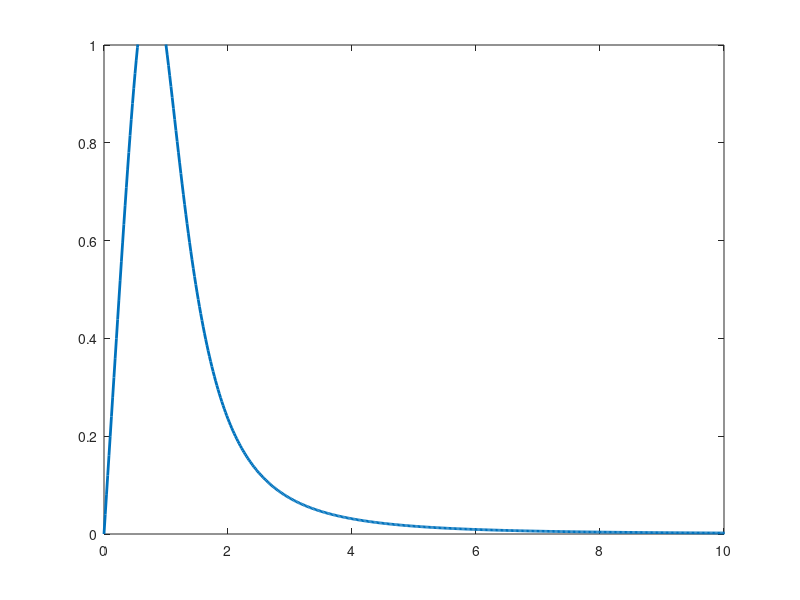

The MATLAB source for this figure: (Note: this script raises an error after producing the figure.)

function drug_Bt_Nbc
    dt = 0.02;
    dx = 0.02;

    x = 0:dx:20;
    t = 0:dt:3;

    Tmax = length(t);
    Xmax = length(x);

    D = 0.5;
    F = 2.0;

    L1 = D*dt/(dx)^2;
    L2 = dt/dx;

    u(:,1) = 0;
    u(:,Xmax) = 0;

    u(1 ,:) = (2.*x)./(1 + (x.^4)); plot(x,u(1 ,:) , 'linewidth',2); axis ([0 10 0 1]);
    hold on;

    for n = 1:(Tmax-1) for k = 2:(Xmax - 1)
        u(n,k) = -(L1 + L2)*u(n+1,k-1) + (2*L1 - L2 + 1)*u(n+1,k) -L1*u(n+1,k)
    end
        graph = n*dt
        if (graph==1 || graph==2 || graph==3)
            axis ([0 10 0 2]);
            plot(x,u(n,:),'linewidth',2);
            hold on;
        end
    end
    title('u(t,x) vs x');
    legend( 'u(0,x)' , 'u(1,x)', 'u(2,x)' ,'u(3,x)')
